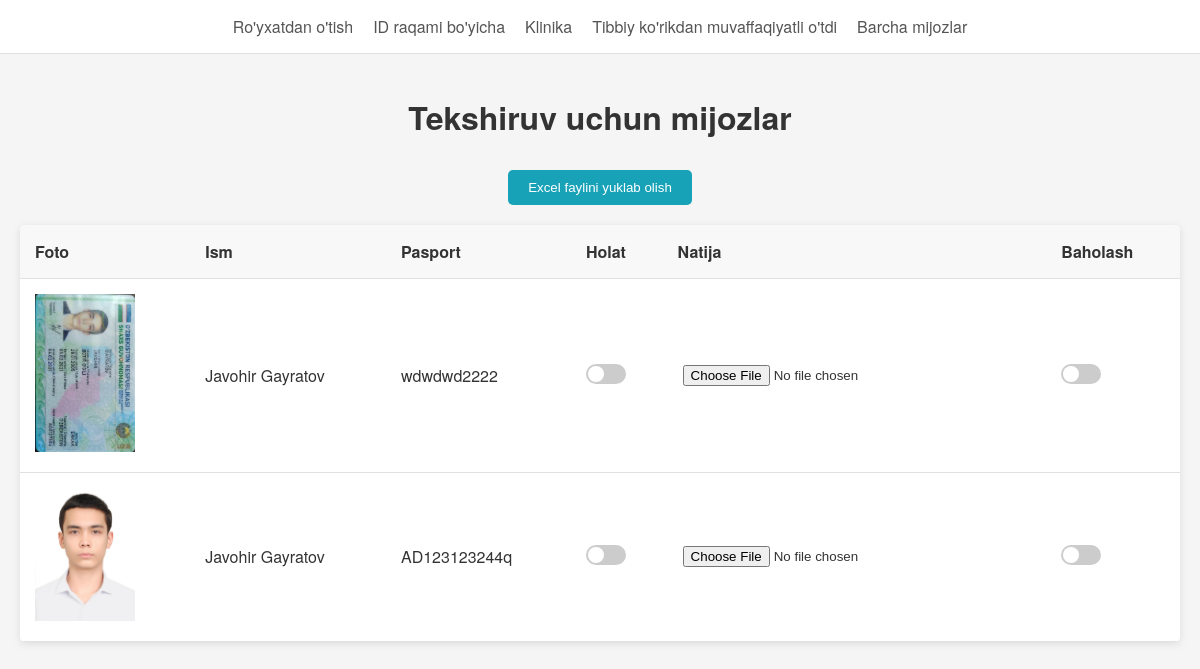
/clinic_client, run on the app's committed database.
### database.py (models this page shows)
class Client(Base):
    __tablename__ = "clients"
    user_id = Column(Integer, primary_key=True, index=True)
    name = Column(String)
    user_photo = Column(String)  # путь к файлу
    date_of_birth = Column(Date)
    user_passport_id = Column(String, unique=True, index=True)
    passport_photo = Column(String)  # путь к файлу
    user_phone_number = Column(String)
    migrating_country = Column(String)
    referral_for_tests = Column(String)  # путь к PDF
    reg_date = Column(DateTime, default=datetime.now)
    status = Column(Boolean, default=False)
    final_result = Column(String)  # путь к PDF
    assess = Column(Boolean, default=False)

### main.py (the view)
@app.get("/clinic_client")
async def clinic_client_page(request: Request, db: Session = Depends(get_db)):
    clients = db.query(Client).filter(Client.status == False).all()
    return templates.TemplateResponse("clinic_client.html", {
        "request": request,
        "clients": clients
    })

### templates/clinic_client.html (shortened to what this page needs)
<!DOCTYPE html>
<html>
<head>
    <link rel="stylesheet" href="{{ url_for('static', path='/css/clinic_client.css') }}">
</head>
<body>
    <nav>
        <a href="/registration">Ro'yxatdan o'tish</a>
        <a href="/registration2">ID raqami bo'yicha</a>
        <a href="/clinic_client">Klinika</a>
        <a href="/assess_clients">Tibbiy ko'rikdan muvaffaqiyatli o'tdi</a>
        <a href="/all_clients">Barcha mijozlar</a>
    </nav>
    <div class="container">
        <h1>Tekshiruv uchun mijozlar</h1>
        <button onclick="downloadExcel('clinic')" class="download-btn">Excel faylini yuklab olish</button>
        <table>
            <thead>
                <tr>
                    <th>Foto</th>
                    <th>Ism</th>
                    <th>Pasport</th>
                    <th>Holat</th>
                    <th>Natija</th>
                    <th>Baholash</th>
                </tr>
            </thead>
            <tbody>
                {% for client in clients %}
                <tr>
                    <td><img src="../static/photos/{{ client.user_passport_id }}_user.jpg" alt="Foydalanuvchi fotosi" style="max-width: 100px; height: auto;"></td>
                    <td>{{ client.name }}</td>
                    <td>{{ client.user_passport_id }}</td>
                    <td>
                        <label class="switch">
                            <span class="slider round"></span>
                        </label>
                    </td>
                    <td>
                        <input type="file"
                               onchange="uploadResult({{ client.user_id }}, this)"
                               accept=".pdf">
                    </td>
                    <td>
                        <label class="switch">
                            <span class="slider round"></span>
                        </label>
                    </td>
                </tr>
                {% endfor %}
            </tbody>
        </table>
    </div>
</body>
</html>

### static/css/clinic_client.css (style rules this page uses)
body { margin: 0; font-family: 'Helvetica Neue', Helvetica, Arial, sans-serif; background-color: #f5f5f5; color: #333; }
nav { background-color: #ffffff; border-bottom: 1px solid #e0e0e0; padding: 15px 30px; display: flex; gap: 20px; justify-content: center; }
nav a { text-decoration: none; color: #555555; font-weight: 500; transition: color 0.3s; }
.container { max-width: 1200px; margin: 40px auto; padding: 0 20px; }
h1 { text-align: center; margin-bottom: 30px; font-size: 2em; color: #333333; }
.download-btn { display: block; margin: 0 auto 20px auto; padding: 10px 20px; background-color: #17a2b8; color: #ffffff; border: none; border-radius: 5px; cursor: pointer; transition: background-color 0.3s; }
table { width: 100%; border-collapse: collapse; background-color: #ffffff; border-radius: 5px; overflow: hidden; box-shadow: 0 2px 8px rgba(0, 0, 0, 0.1); }
th, td { padding: 15px; text-align: left; border-bottom: 1px solid #e0e0e0; }
th { background-color: #f8f8f8; font-weight: 600; }
.switch { position: relative; display: inline-block; width: 40px; height: 20px; }
.slider { position: absolute; cursor: pointer; top: 0; left: 0; right: 0; bottom: 0; background-color: #ccc; transition: 0.4s; border-radius: 20px; }
.slider:before { position: absolute; content: ""; height: 16px; width: 16px; left: 2px; bottom: 2px; background-color: white; transition: 0.4s; border-radius: 50%; }
input[type="file"] { padding: 5px; }

### data on the page
Client: user_passport_id (picture), name "Javohir Gayratov", user_passport_id "wdwdwd2222"
Client: user_passport_id (picture), name "Javohir Gayratov", user_passport_id "AD123123244q"
